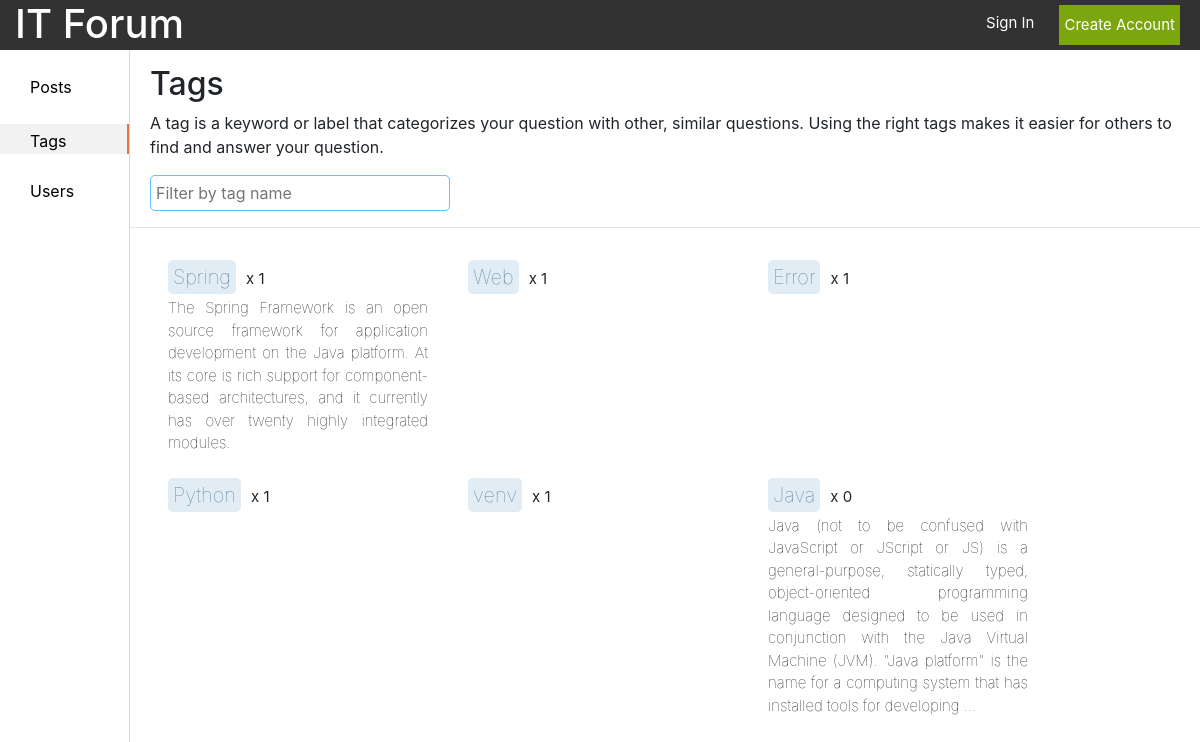
Before: /tags/ with the older database file.
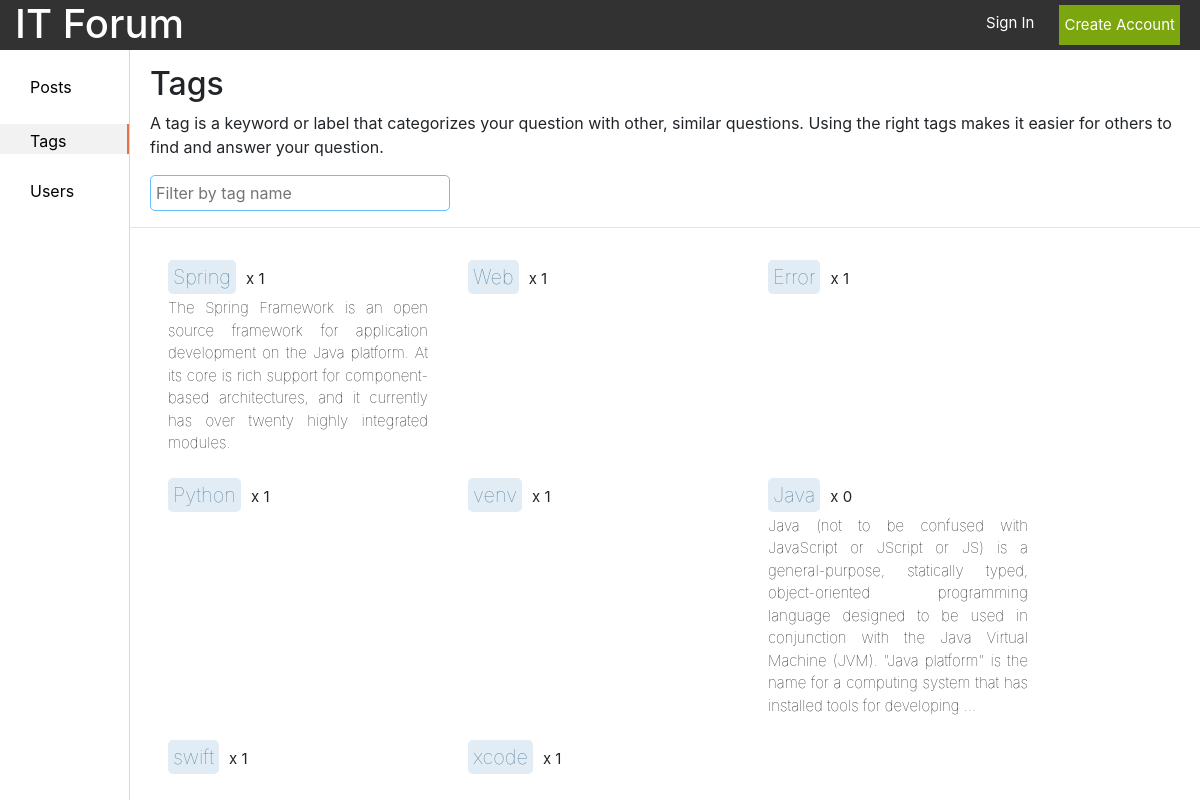
After: the same page with the newer database file.
### forum/models.py (models this page shows, shortened)
class Tag(models.Model):
    id = models.AutoField(primary_key=True)
    name = models.CharField(max_length=15, unique=True)
    context = models.TextField(default='', blank=True, null=True)
    creator = models.ForeignKey(UserProfile, on_delete=models.CASCADE)
    create = models.DateTimeField(auto_now_add=True)
    count = models.IntegerField(default=0)

### forum/views.py (the view)
# urls.py: path('tags/', views.tags, name='tags'),
def tags(request):
    all_tags = Tag.objects.all()
    form = CreateTag()
    context = {'tags': all_tags, 'form': form}
    return render(request, 'tag/tags.html', context=context)

### forum/forms.py
class CreateTag(ModelForm):
    class Meta:
        model = Tag
        fields = ('name', 'context')

### templates/tag/tags.html (shortened to what this page needs)
{% load static %}
<!DOCTYPE html>
<html lang="en">
<head>
    <link rel="stylesheet" href="https://stackpath.bootstrapcdn.com/bootstrap/4.1.3/css/bootstrap.min.css"
>
    <link rel="stylesheet" href="{% static 'css/style.css' %}">
</head>
<body>
<header class="header container-fluid d-flex justify-content-between">
    <a href="/">
        <h1>IT Forum</h1>
    </a>
    {% if user.is_authenticated %}
        <div class="d-flex justify-content-end">
            <span class="username"><a href="/profile">{{ user.username }}</a></span>
            <a class="log_out" href="/logout">
                <p class="small_text">Log out</p>
            </a>
        </div>
    {% else %}
        <div class="d-flex justify-content-end">
            <a class="sign_in_text" href="/login">
                <p class="small_text">Sign In</p>
            </a>
            <button class="btn-default green_btn small_text" onclick="location.href='/registration'">Create Account
            </button>
        </div>
    {% endif %}
</header>
<section class="d-flex content">
    <div class="list">
        <ul class="left_sidebar">
            <li id="posts"><a href="/posts">Posts</a></li>
            <li id="tags"><a href="/tags">Tags</a></li>
            <li id="users"><a href="/users">Users</a></li>
        </ul>
    </div>
    <div class="page">
        <div class="tags_head">
            <div class="d-flex justify-content-between">
                <h2>Tags</h2>
            </div>
            <p>A tag is a keyword or label that categorizes your question with other, similar questions. Using the right
                tags makes it easier for others to find and answer your question.</p>
            <input type="text" class="search_field" placeholder="Filter by tag name"/>
        </div>
        <hr/>
        <div>
            {% if tags %}
                <div class="d-flex flex-wrap p-2">
                    {% for tag in tags %}
                        <div class="tag_div">
                            <p><span class="tag_names"
                                     onclick="location.href = '/posts?tag={{ tag.name }}'">{{ tag.name }}</span><span
                                    class="tag_count">x {{ tag.count }}</span></p>
                            {% if tag.context == None %}
                            {% else %}
                                <p class="tag_desc">{{ tag.context }}</p>
                            {% endif %}
                        </div>
                    {% endfor %}
                </div>
            {% endif %}
        </div>
    </div>
</section>
</body>
</html>

Changed rows visible on the page:
added Tag: name "swift", count "1"
added Tag: name "xcode", count "1"
